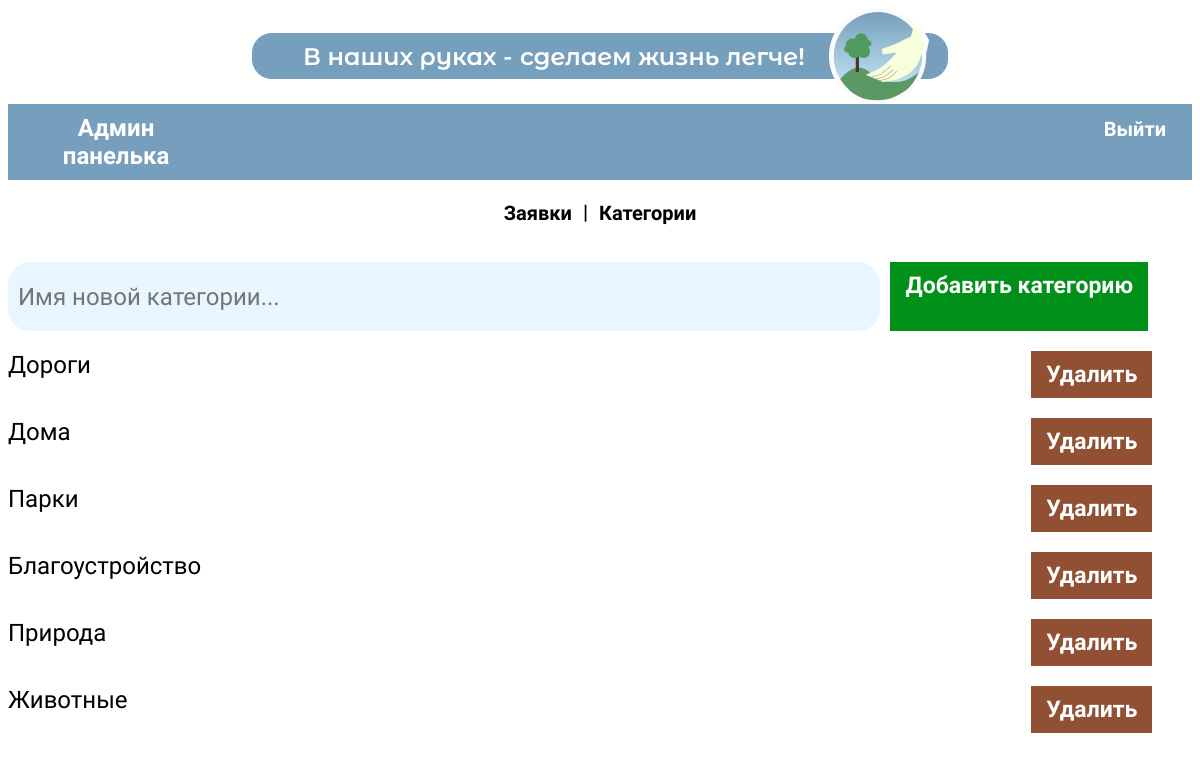
/admin-kab.php (signed in), run on the app's committed database.
### tables this page shows
CREATE TABLE `kategories` (
  `id` int(11) NOT NULL,
  `kategory` text NOT NULL
);

### admin-kab.php (the view, shortened to what this page needs)
<!DOCTYPE html>
<html lang="en">
<head>
    <link rel="stylesheet" href="css/admin-kab.css">
</head>
<body>
    <div class="header">
        <img src="img/header.png" alt="В наших руках!">
    </div>
    <div class="header-line">
        <span>Админ панелька</span>
        <div class="air"></div>
        <form action="php-scripts/logout.php" method="post" style="margin: 0;">
            <button type="submit">Выйти</button>
        </form>
    </div>
    <div class="wrapper">
        <div class="menu">
            <button type="button" id="onZav" onclick="onZav()">Заявки</button>
            <span> | </span>
            <button type="button" id="onKat" onclick="onKat()">Категории</button>
        </div>
        <div class="main-blocks">
        <div id="kat">
            <div class="kategories">
                <form action="php-scripts/addKategory.php" method="post" class="input-kat">
                    <input type="text" name="newKat" id="" placeholder="Имя новой категории..." required>
                    <button type="submit">Добавить категорию</button>
                </form>
                <?php
                    require("php-scripts/conn.php");
                    $stmt = $conn->prepare("SELECT * FROM kategories");
                    $stmt->execute();
                    $result = $stmt->get_result();
                    if ($result->num_rows > 0) {
                        while ($row = $result->fetch_assoc()) {
                            echo "<form action='php-scripts/deleteKategory.php' method='post' class='line-kat'>
                                <span class='name' id='" . $row['id'] . "'>" . $row['kategory'] . "</span>
                                <button type='submit' name='delete' value='" . $row['id'] . "'>Удалить</button>
                                </form>";
                        }
                    }
                ?>
            </div>
        </div>
        </div>
    </div>
</body>
</html>

### css/admin-kab.css (style rules this page uses)
body { font-family: Montserrat Alternates; }
.wrapper { max-width: 1200px; margin: 0 auto; display: flex; flex-direction: column; gap: 36px; }
.header { display: flex; justify-content: center; }
.header-line { background: #759FBC; display: flex; flex-direction: row; gap: 10px; padding: 10px 20px; justify-content: center; text-align: center; margin-bottom: 20px; color: white; font-size: 24px; font-weight: 600; }
.air { width: 82%; }
.header-line button { border: none; background: none; font-size: 20PX; font-weight: 600; font-family: Montserrat Alternates; color: white; }
.menu { display: flex; flex-direction: row; justify-content: center; font-size: 20px; font-weight: 600; gap: 5px; }
.menu button { border: none; background: none; font-family: Montserrat Alternates; font-size: 20px; font-weight: 600; }
.main-blocks { display: flex; flex-direction: column; gap: 15px; }
.input-kat { display: flex; flex-direction: row; width: 100%; gap: 10px; }
.input-kat input { width: 72%; font-size: 24px; height: 49px; padding: 10px; background: rgb(231, 246, 255); border-radius: 22px; border-style: none; color: rgb(162, 162, 162); font-family: Montserrat Alternates; font-size: 24px; font-weight: 400; line-height: 29px; }
.input-kat button { width: max-content; display: flex; background: #01901A; color: white; font-size: 23px; justify-content: center; padding: 10px 15px; font-family: Montserrat Alternates; border-style: none; border: none; font-weight: 600; }
.line-kat { display: flex; flex-direction: row; gap: 5px; margin-top: 20px; }
.line-kat span { width: 86%; font-size: 24px; display: flex; flex-direction: column; }
.line-kat button { width: max-content; display: flex; background: #915034; color: white; font-size: 23px; justify-content: center; padding: 10px 15px; font-family: Montserrat Alternates; border-style: none; border: none; font-weight: 600; }

### data on the page
kategories: kategory "Дороги", $row['id'] 8 (drawn)
kategories: kategory "Дома", $row['id'] 9 (drawn)
kategories: kategory "Парки", $row['id'] 10 (drawn)
kategories: kategory "Благоустройство", $row['id'] 11 (drawn)
kategories: kategory "Природа", $row['id'] 12 (drawn)
kategories: kategory "Животные", $row['id'] 13 (drawn)
